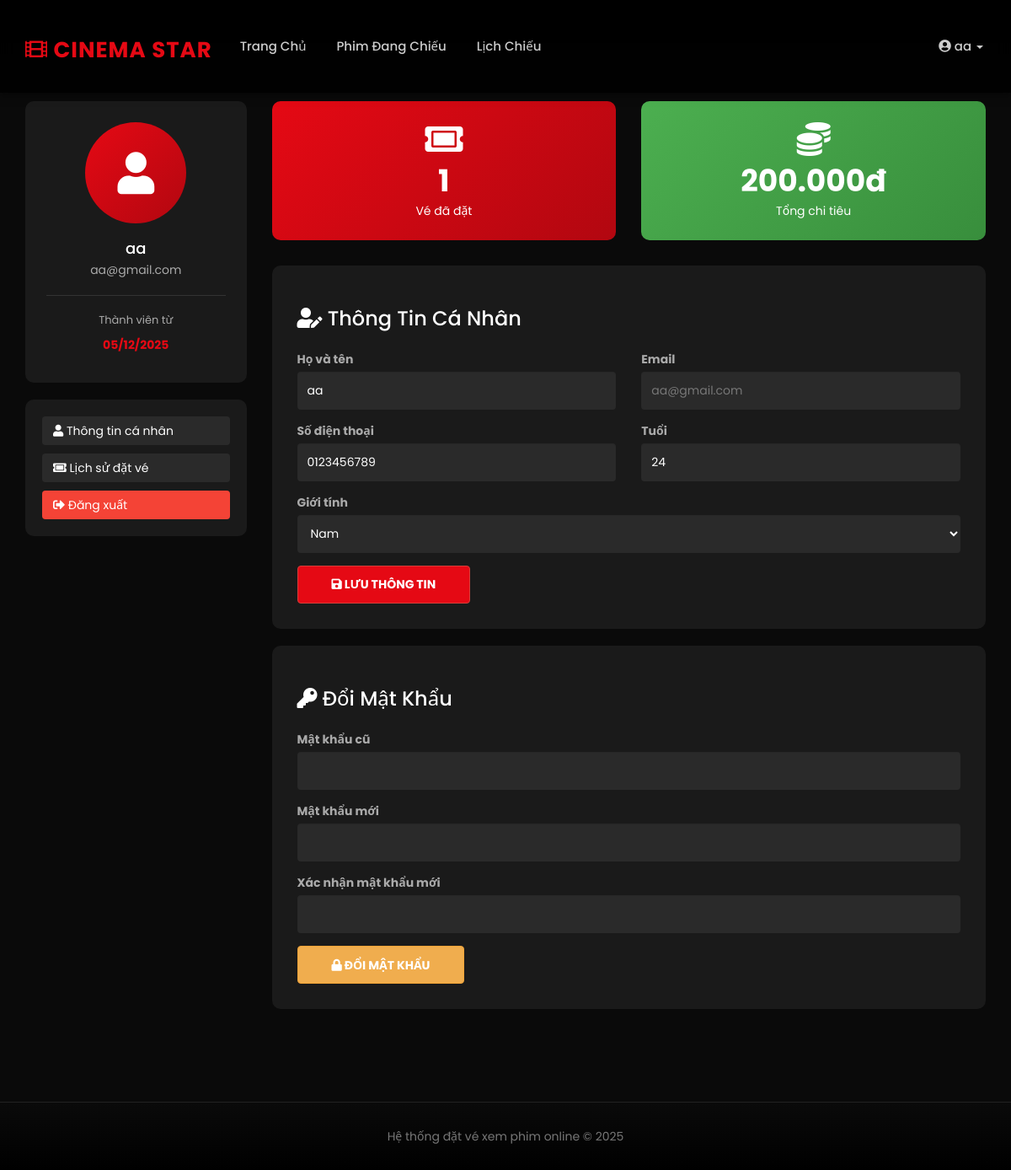
Before: /profile.php (signed in) with the older database file.
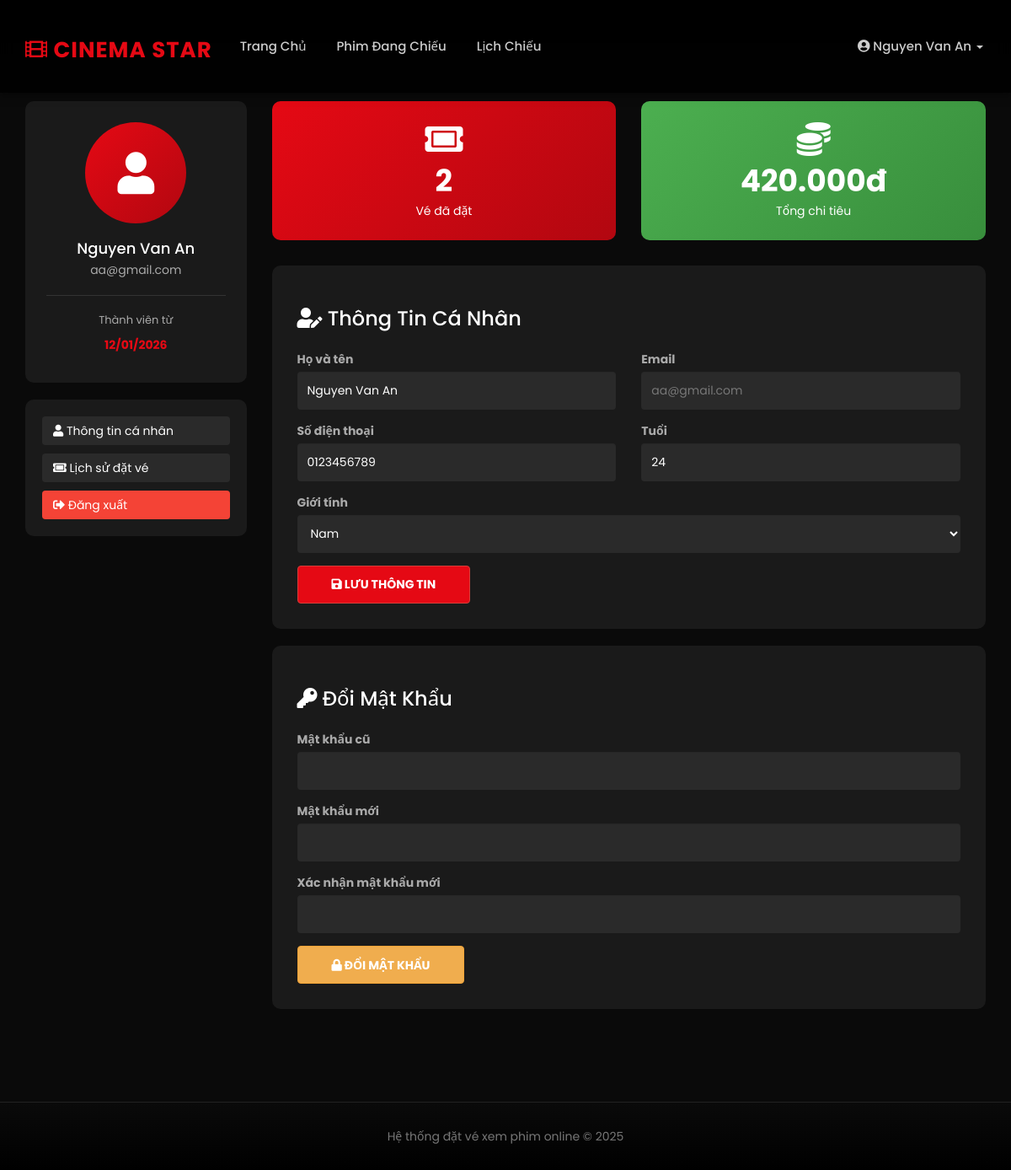
After: the same page with the newer database file.
### tables this page shows
CREATE TABLE IF NOT EXISTS `tbl_registration` (
  `user_id` int(11) NOT NULL AUTO_INCREMENT,
  `name` varchar(100) NOT NULL,
  `email` varchar(100) NOT NULL,
  `phone` varchar(20) DEFAULT NULL,
  `age` int(11) DEFAULT NULL,
  `gender` enum('Male','Female','Other') DEFAULT 'Male',
  `created_at` timestamp NOT NULL DEFAULT current_timestamp(),
  PRIMARY KEY (`user_id`),
  UNIQUE KEY `email` (`email`)
);

### profile.php (the view, shortened to what the changed rows need)
<?php
include('header.php');
$user_id = $_SESSION['user'];
$user_qry = mysqli_query($con, "SELECT * FROM tbl_registration WHERE user_id='$user_id'");
$user = mysqli_fetch_array($user_qry);
$total_bookings = mysqli_fetch_array(mysqli_query($con, "SELECT COUNT(*) as total FROM tbl_bookings WHERE user_id='$user_id'"))['total'];
$total_spent = mysqli_fetch_array(mysqli_query($con, "SELECT SUM(total_amount) as total FROM tbl_bookings WHERE user_id='$user_id' AND status='confirmed'"))['total'] ?? 0;
?>
<div class="container" style="margin-top: 30px; margin-bottom: 50px;">
    <div class="row">
        <div class="col-md-3">
            <div style="background: #1a1a1a; padding: 25px; border-radius: 10px; text-align: center;">
                <div style="width: 120px; height: 120px; margin: 0 auto 20px; background: linear-gradient(135deg, #e50914, #b20710); border-radius: 50%; display: flex; align-items: center; justify-content: center;">
                    <i class="fas fa-user" style="font-size: 50px; color: #fff;"></i>
                </div>
                <h4 style="color: #fff; margin-bottom: 5px;"><?php echo htmlspecialchars($user['name']);?></h4>
                <p style="color: #aaa; font-size: 14px; margin-bottom: 20px;"><?php echo htmlspecialchars($user['email']);?></p>
                <div style="border-top: 1px solid #333; padding-top: 20px; margin-top: 20px;">
                    <p style="color: #aaa; font-size: 13px; margin-bottom: 10px;">Thành viên từ</p>
                    <p style="color: #e50914; font-weight: bold;"><?php echo date('d/m/Y', strtotime($user['created_at']));?></p>
                </div>
            </div>
        </div>
        <div class="col-md-9">
            <div class="row" style="margin-bottom: 30px;">
                <div class="col-md-6">
                    <div style="background: linear-gradient(135deg, #e50914, #b20710); padding: 25px; border-radius: 10px; text-align: center;">
                        <i class="fas fa-ticket-alt" style="font-size: 40px; color: #fff; margin-bottom: 10px;"></i>
                        <h3 style="color: #fff; margin: 0; font-size: 36px; font-weight: bold;"><?php echo $total_bookings;?></h3>
                        <p style="color: #fff; margin: 5px 0 0 0;">Vé đã đặt</p>
                    </div>
                </div>
                <div class="col-md-6">
                    <div style="background: linear-gradient(135deg, #4CAF50, #388E3C); padding: 25px; border-radius: 10px; text-align: center;">
                        <i class="fas fa-coins" style="font-size: 40px; color: #fff; margin-bottom: 10px;"></i>
                        <h3 style="color: #fff; margin: 0; font-size: 36px; font-weight: bold;"><?php echo number_format($total_spent, 0, ',', '.');?>đ</h3>
                        <p style="color: #fff; margin: 5px 0 0 0;">Tổng chi tiêu</p>
                    </div>
                </div>
            </div>
            <div style="background: #1a1a1a; padding: 30px; border-radius: 10px;">
                <form method="POST" action="">
                    <div class="row">
                        <div class="col-md-6">
                            <div class="form-group">
                                <label style="color: #aaa;">Họ và tên</label>
                                <input type="text" name="name" class="form-control" value="<?php echo htmlspecialchars($user['name']);?>" style="background: #2a2a2a; border: none; color: #fff; height: 45px;" required>
                            </div>
                        </div>
                        <div class="col-md-6">
                            <div class="form-group">
                                <label style="color: #aaa;">Email</label>
                                <input type="email" class="form-control" value="<?php echo htmlspecialchars($user['email']);?>" style="background: #2a2a2a; border: none; color: #777; height: 45px;" disabled>
                            </div>
                        </div>
                    </div>
                    <div class="row">
                        <div class="col-md-6">
                            <div class="form-group">
                                <label style="color: #aaa;">Số điện thoại</label>
                                <input type="text" name="phone" class="form-control" value="<?php echo htmlspecialchars($user['phone']);?>" style="background: #2a2a2a; border: none; color: #fff; height: 45px;">
                            </div>
                        </div>
                        <div class="col-md-6">
                            <div class="form-group">
                                <label style="color: #aaa;">Tuổi</label>
                                <input type="number" name="age" class="form-control" value="<?php echo $user['age'];?>" style="background: #2a2a2a; border: none; color: #fff; height: 45px;">
                            </div>
                        </div>
                    </div>
                    <div class="form-group">
                        <label style="color: #aaa;">Giới tính</label>
                        <select name="gender" class="form-control" style="background: #2a2a2a; border: none; color: #fff; height: 45px;">
                            <option value="Male" <?php echo $user['gender']=='Male'?'selected':'';?>>Nam</option>
                        </select>
                    </div>
                </form>
            </div>
        </div>
    </div>
</div>
<?php include('footer.php'); ?>

### header.php (shortened to what the changed rows need)
?><!DOCTYPE html>
<html lang="vi">
<head>
    <link rel="stylesheet" href="https://maxcdn.bootstrapcdn.com/bootstrap/3.4.1/css/bootstrap.min.css">
    <link rel="stylesheet" href="https://cdnjs.cloudflare.com/ajax/libs/font-awesome/5.15.4/css/all.min.css">
    <link rel="stylesheet" href="css/style.css">
</head>
<body>
<nav class="navbar navbar-inverse navbar-fixed-top">
  <div class="container">
    <div class="collapse navbar-collapse" id="myNavbar">
      <ul class="nav navbar-nav navbar-right">
        <?php if(isset($_SESSION['user'])){ ?>
            <li class="dropdown">
                <a class="dropdown-toggle" data-toggle="dropdown" href="#">
                    <i class="fas fa-user-circle"></i> <?php echo $_SESSION['user_name']; ?> <span class="caret"></span>
                </a>
            </li>
        <?php } else { ?>
            <li><a href="registration.php"><span class="glyphicon glyphicon-user"></span> Đăng Ký</a></li>
            <li><a href="login.php"><span class="glyphicon glyphicon-log-in"></span> Đăng Nhập</a></li>
        <?php } ?>
      </ul>
    </div>
  </div>
</nav>
<div class="main-container">

Changed rows visible on the page:
changed tbl_registration "aa@gmail.com": name "aa" → "Nguyen Van An"; created_at "05/12/2025" → "12/01/2026"
Other visible differences:
$_SESSION['user_name']: "aa" → "Nguyen Van An"
$total_bookings: "1" → "2"
$total_spent: "200.000" → "420.000"
